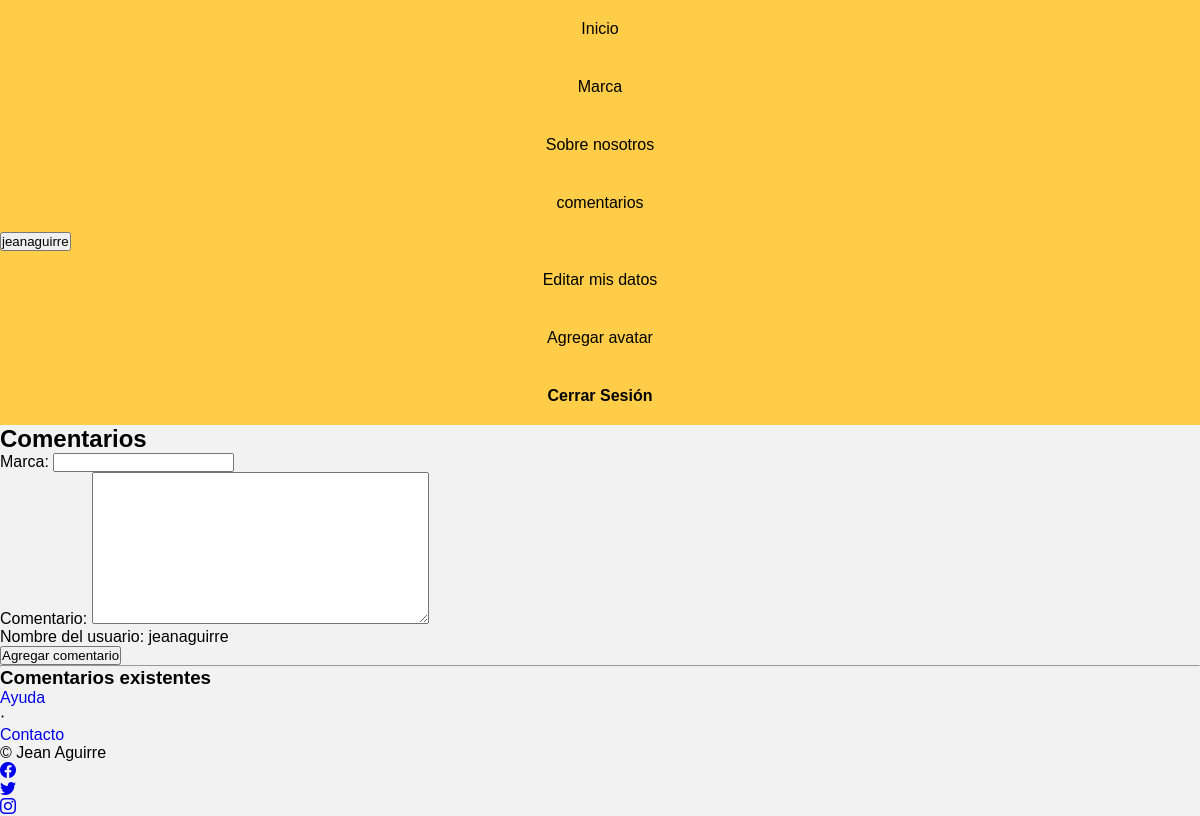
/nike/comentarios/ (signed in), run on an earlier commit of the app's database.
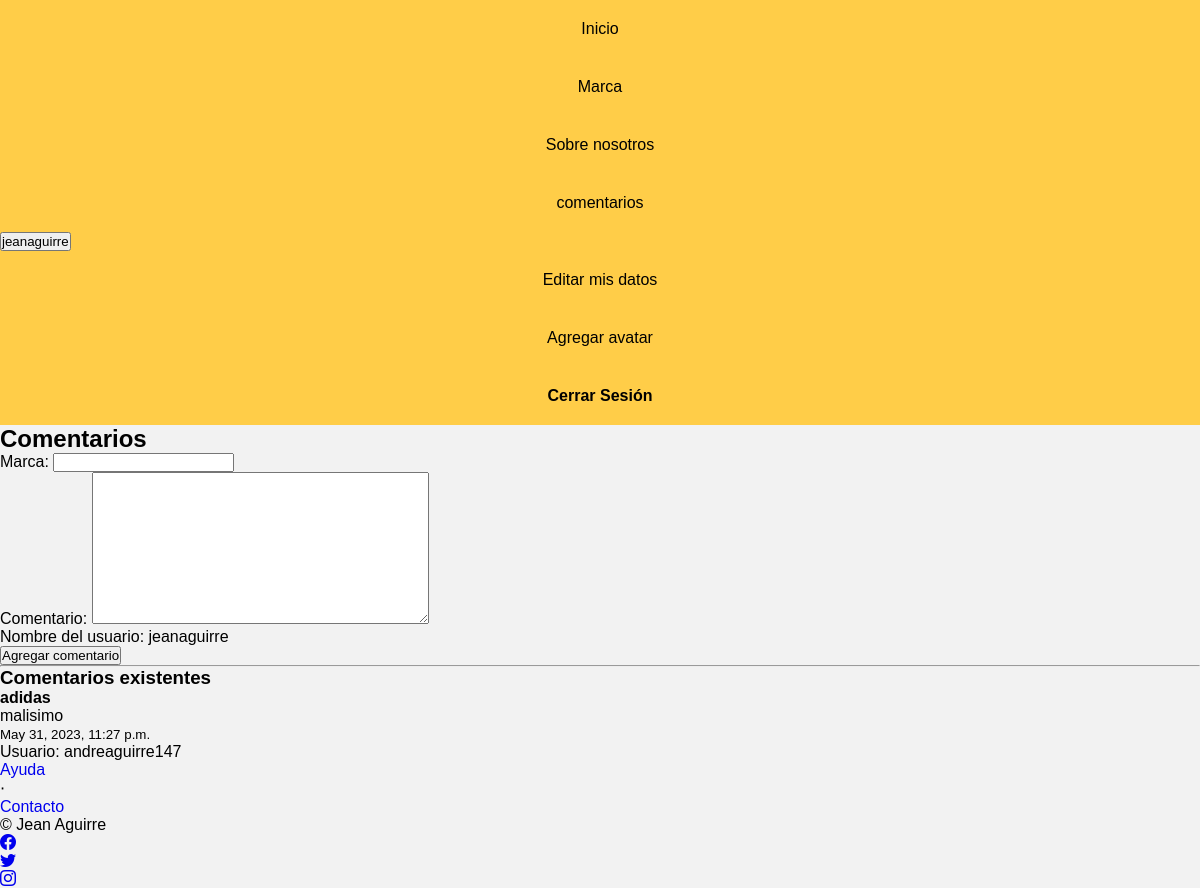
And on a later commit of the database.
### Blog/models.py (models this page shows, shortened)
class Comentario(models.Model):
    marca = models.CharField(max_length=100)
    comentario = models.TextField()
    fecha_creacion = models.DateTimeField(auto_now_add=True)
    creador = models.ForeignKey(User, on_delete=models.CASCADE , null=True)

### Blog/views.py (the view)
# urls.py: path('comentarios/', agregar_comentario, name='comentarios'),
@login_required
def agregar_comentario(request):
    if request.method == 'POST':
        form = ComentarioForm(request.POST)
        if form.is_valid():
            comentario = form.save(commit=False)
            if request.user.is_authenticated:
                comentario.creador = request.user
            comentario.save()
            form = ComentarioForm()
    else:
        form = ComentarioForm()
    comentarios = Comentario.objects.all()
    context = {'form': form, 'comentarios': comentarios}
    return render(request, 'blog/comentarios.html', context)

### Blog/forms.py
class ComentarioForm(forms.ModelForm):
    class Meta:
        model = Comentario
        fields = ['marca', 'comentario']

### Blog/templates/Blog/comentarios.html (shortened to what this page needs)
{% extends 'Blog/base.html' %}
{% block comentario %}
  <h2>Comentarios</h2>
  <form method="post">
    {{ form.as_p }}
    {% if request.user.is_authenticated %}
      <p>Nombre del usuario: {{ request.user.username }}</p>
    {% else %}
      <p>Nombre del creador: Invitado</p>
    {% endif %}
    <button type="submit">Agregar comentario</button>
  </form>
  <hr>
  <h3>Comentarios existentes</h3>
  {% for comentario in comentarios %}
    <div>
      <h4>{{ comentario.marca }}</h4>
      <p>{{ comentario.comentario }}</p>
      <small>{{ comentario.fecha_creacion }}</small>
      <p>Usuario: {{ comentario.creador.username }}</p>
    </div>
  {% endfor %}
{% endblock comentario %}

What changed in the data, as far as the page shows it:
added Comentario: marca "adidas", comentario "malisimo", fecha_creacion "May 31, 2023, 11:27 p.m.", creador.username "andreaguirre147"
